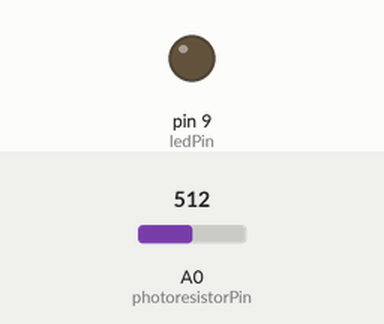
Simulated run of this sketch. Board: Arduino Uno, built with avr-gcc and run on an emulated ATmega328P. On the bench: output pins drawn as LEDs (lit = HIGH). Inputs (shaded band) come from the test bench; at power-on: A0 (photoresistorPin) = 512.

Above: at 1.2 s.
1.3 s: A0 (photoresistorPin) set to 716
At 2.5 s:
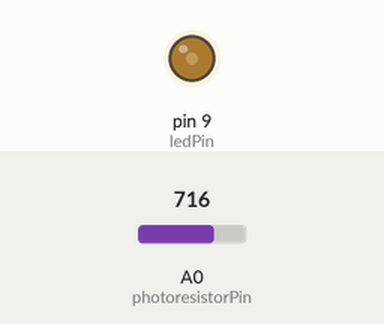
2.8 s: A0 (photoresistorPin) set to 900
At 3.7 s:
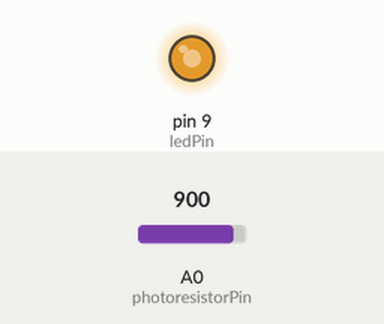
4.3 s: A0 (photoresistorPin) set to 1023
At 4.8 s:
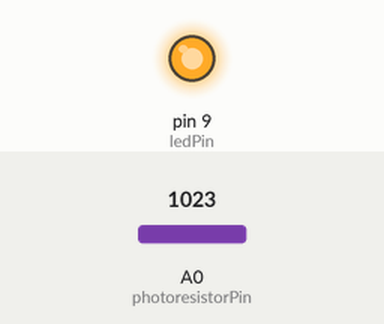
Timing chart, 0 to 7.3 s (numbered marks = the images above; inputs shaded):
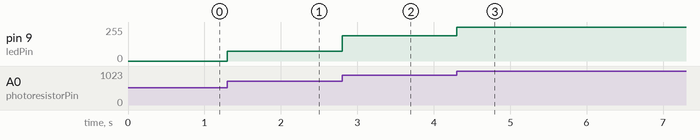

Measured:
- after the input at 1.3 s, pin 9 (ledPin): 0/255 → 73/255 at once
- after the input at 2.8 s, pin 9 (ledPin): 73/255 → 191/255 at once
- after the input at 4.3 s, pin 9 (ledPin): 191/255 → 255/255 at once

The sketch:

Project3AnalogInputPhotoResistor.ino
```cpp
int photoresistorPin = 0;
int ledPin = 9;
void setup() {
  // put your setup code here, to run once:
  analogReference(DEFAULT);
  Serial.begin(9600);
}

void loop() {
  // put your main code here, to run repeatedly:
  //Serial.println(analogRead(photoresistorPin));
  int brightnessValue = analogRead(photoresistorPin);
  brightnessValue = constrain(brightnessValue,600,1000);
  int ledValue = map(brightnessValue,600,1000,0,255);
  analogWrite(ledPin,ledValue);
  //delay(2000);
}
```
